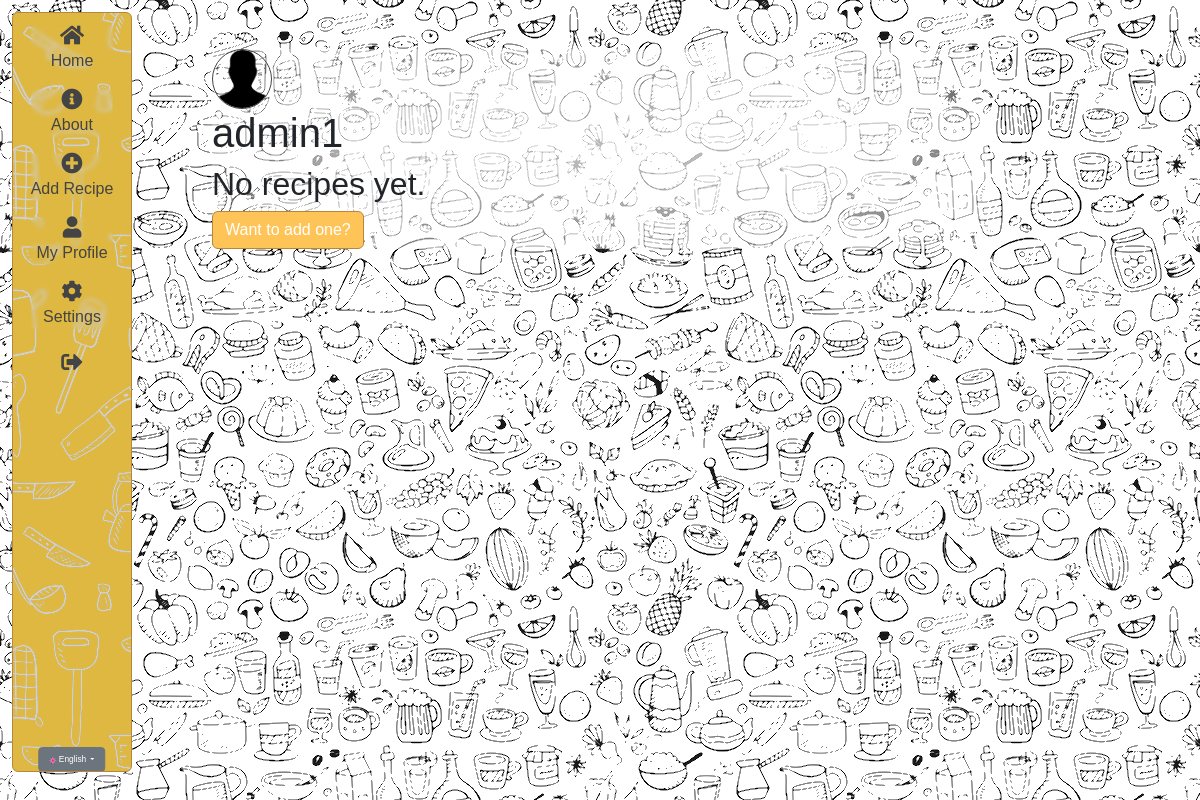
Page /en/profile/ (signed in) on the earlier database version.
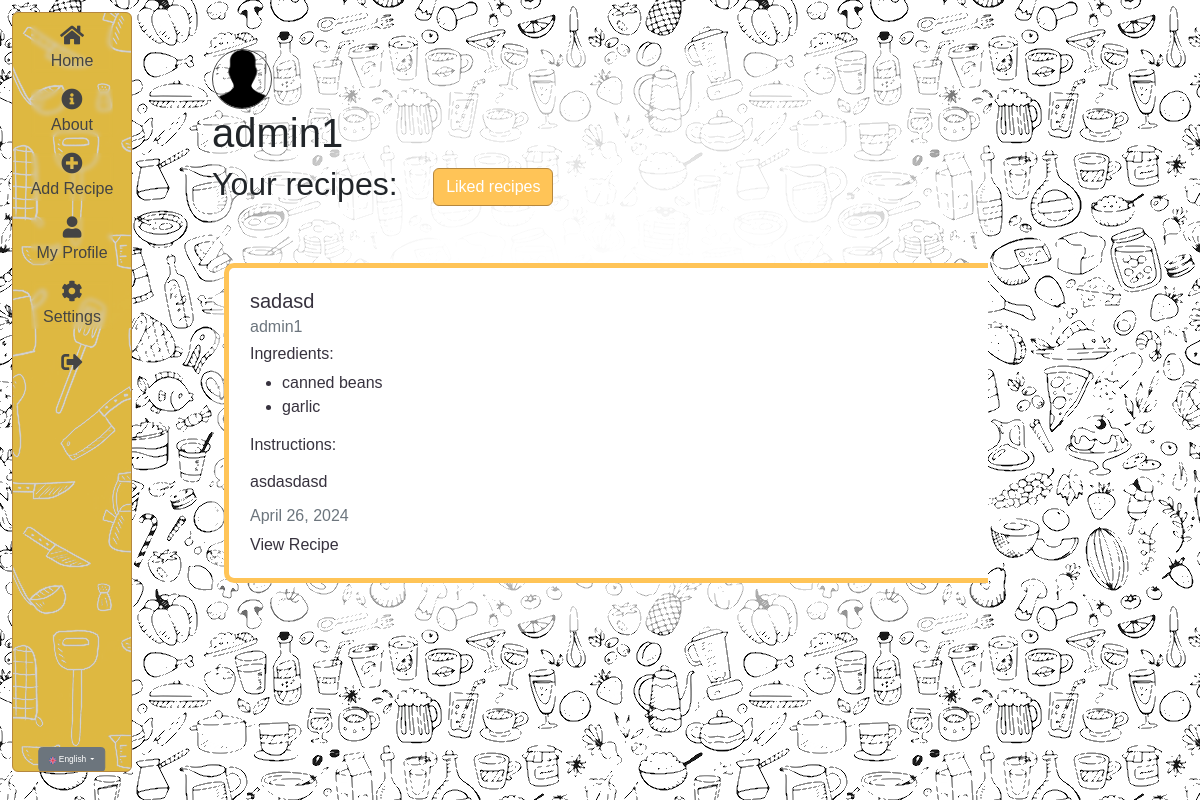
Same page on the later database version.
### recipes/models.py (models this page shows, shortened)
class Recipe(models.Model):
  title = models.CharField(max_length=100, verbose_name=_('title'))
  description = RichTextField(blank=True, null=True, verbose_name=_('description'), config_name='default')
  author = models.ForeignKey(User, on_delete=models.CASCADE)
  created_at = models.DateTimeField(auto_now_add=True)
  updated_at = models.DateTimeField(auto_now=True)
  ingredients = models.ManyToManyField(Ingredient, related_name='recipes', verbose_name=_('ingredients'))
  likes = models.ManyToManyField(User, related_name='blog_posts')
  photo = models.ImageField(
        upload_to='recipes',
        null=True,
        blank=True,
        verbose_name=_('photo'),
    )
  class Meta:
    ordering = ['-created_at']

class Ingredient(models.Model):
  name = models.CharField(max_length=100)
  class Meta:
    ordering = ['name']

### users/views.py (the view)
# urls.py: path('profile/', user_views.profile, name="user-profile"),
@login_required
def profile(request):
    user = request.user
    recipes = Recipe.objects.filter(author=user)
    return render(request, 'users/profile.html', {'recipes': recipes})

### users/templates/users/profile.html (shortened to what this page needs)
{% extends "recipes/box.html" %}
{% load crispy_forms_tags %}
{% load i18n %}
{% load static %}
{% block content %}
<div class="background-container">
  <img class="pfp" src="{{ user.userprofile.pfp.url }}" alt="{{ user.userprofile.user.username }}" />
  <h1>{{ user.username }}</h1>
  {% if not recipes %}
    <h2>{% trans "No recipes yet." %}</h2>
    <a class="btn btn-primary" href="{% url 'recipes-create' %}">{% trans "Want to add one?" %}</a>
  {% else %}
    <h2>{% trans "Your recipes:" %}&nbsp&nbsp&nbsp&nbsp<a class="btn btn-primary" href="{% url 'liked_recipes' %}">{% trans "Liked recipes" %}</a></h2>
  {% endif %}
  {% for recipe in recipes %}
  <div class="container">
    <div class="card my-4" style="width: 60rem;">
      <div class="card-body">
        <h5 class="card-title">{{ recipe.title }}</h5>
        <h6 class="card-subtitle mb-2 text-muted">{{ recipe.author }}</h6>
        {% if recipe.ingredients.all|length %}
          <h6>{% trans "Ingredients:" %}</h6>
          <ul>
            {% for ingredient in recipe.ingredients.all %}
            <li>{{ ingredient.name }}</li>
            {% endfor %}
          </ul>
        {% else %}
          <p>{% trans "No ingredients added yet." %}</p>
        {% endif %}
        <h6>{% trans "Instructions:" %}</h6>
        <p class="card-text"> {{ recipe.description | safe }}</p>
        <h6 class="card-subtitle mb-2 text-muted">
          {{ recipe.updated_at|date:"F d, Y" }}
        </h6>
        <a href="{% url 'recipes-detail' recipe.pk %}" class="card-link no-style">{% trans "View Recipe" %}</a>
      </div>
    </div>
  </div>
  {% endfor %}
  </div>
</div>
{% endblock content %}

Differences in the rows shown:
added Recipe: title "sadasd", author "admin1", description "asdasdasd", updated_at "April 26, 2024"
now on this page (row unchanged): Ingredient: name "canned beans"
now on this page (row unchanged): Ingredient: name "garlic"
Other differences:
text no longer shown: "No recipes yet. Want to add one?"
text now shown: "Your recipes: Liked recipes"
